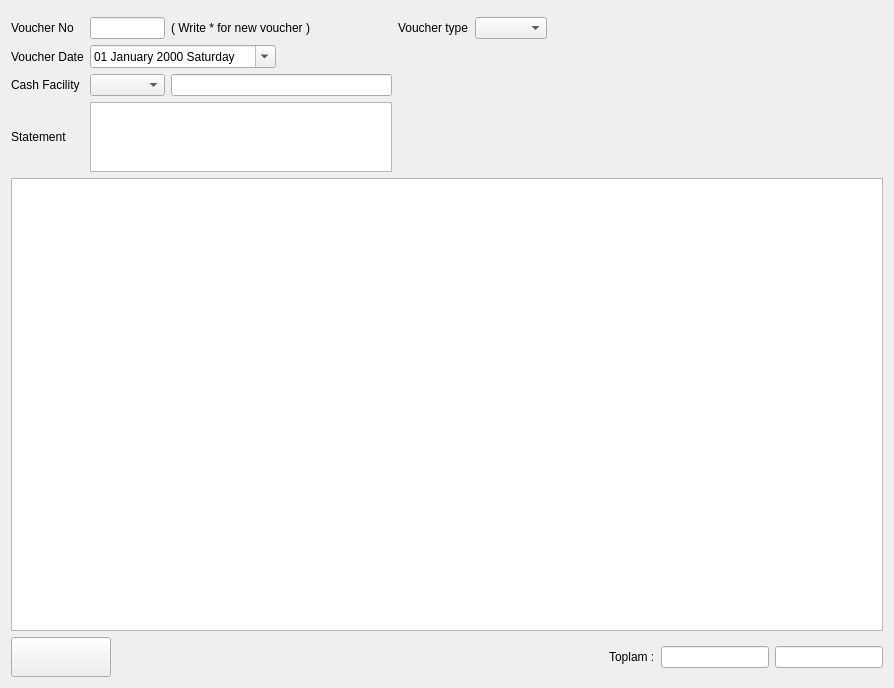
<?xml version="1.0" encoding="UTF-8"?>
<ui version="4.0">
 <class>XYZ_FISI</class>
 <widget class="QDialog" name="XYZ_FISI">
  <property name="geometry">
   <rect>
    <x>0</x>
    <y>0</y>
    <width>894</width>
    <height>688</height>
   </rect>
  </property>
  <property name="sizePolicy">
   <sizepolicy hsizetype="Expanding" vsizetype="Expanding">
    <horstretch>5</horstretch>
    <verstretch>0</verstretch>
   </sizepolicy>
  </property>
  <property name="windowTitle">
   <string>Dialog</string>
  </property>
  <layout class="QGridLayout" name="gridLayout_3" rowstretch="20,80,10">
   <property name="sizeConstraint">
    <enum>QLayout::SetNoConstraint</enum>
   </property>
   <item row="0" column="0">
    <layout class="QGridLayout" name="gridLayout" rowstretch="10,10,10,10,15" columnstretch="1,5,7,10,1,5,30">
     <item row="0" column="0" colspan="7">
      <widget class="QWidget" name="kernel_buttons_widget" native="true">
       <property name="sizePolicy">
        <sizepolicy hsizetype="Expanding" vsizetype="Fixed">
         <horstretch>0</horstretch>
         <verstretch>0</verstretch>
        </sizepolicy>
       </property>
      </widget>
     </item>
     <item row="1" column="0">
      <widget class="QLabel" name="label">
       <property name="text">
        <string>Voucher No</string>
       </property>
      </widget>
     </item>
     <item row="1" column="1">
      <widget class="QLineEdit" name="lineEdit_fis_no"/>
     </item>
     <item row="1" column="2" colspan="2">
      <widget class="QLabel" name="label_7">
       <property name="sizePolicy">
        <sizepolicy hsizetype="Expanding" vsizetype="Fixed">
         <horstretch>0</horstretch>
         <verstretch>0</verstretch>
        </sizepolicy>
       </property>
       <property name="text">
        <string>( Write * for new voucher )</string>
       </property>
      </widget>
     </item>
     <item row="1" column="4">
      <widget class="QLabel" name="label_2">
       <property name="text">
        <string>Voucher type</string>
       </property>
      </widget>
     </item>
     <item row="1" column="5">
      <widget class="QComboBox" name="comboBox_fis_turu"/>
     </item>
     <item row="1" column="6">
      <spacer name="horizontalSpacer_2">
       <property name="orientation">
        <enum>Qt::Horizontal</enum>
       </property>
       <property name="sizeHint" stdset="0">
        <size>
         <width>40</width>
         <height>20</height>
        </size>
       </property>
      </spacer>
     </item>
     <item row="2" column="0">
      <widget class="QLabel" name="label_6">
       <property name="text">
        <string>Voucher Date</string>
       </property>
      </widget>
     </item>
     <item row="2" column="1" colspan="2">
      <widget class="QDateEdit" name="dateEdit_fis_tarihi">
       <property name="displayFormat">
        <string>dd MMMM yyyy dddd</string>
       </property>
       <property name="calendarPopup">
        <bool>true</bool>
       </property>
      </widget>
     </item>
     <item row="3" column="0">
      <widget class="QLabel" name="label_5">
       <property name="text">
        <string>Cash Facility</string>
       </property>
      </widget>
     </item>
     <item row="3" column="1">
      <widget class="QComboBox" name="comboBox_kasa_hesap_kodu"/>
     </item>
     <item row="3" column="2" colspan="2">
      <widget class="QLineEdit" name="lineEdit_kasa_hesap_ismi"/>
     </item>
     <item row="4" column="0">
      <widget class="QLabel" name="label_4">
       <property name="text">
        <string>Statement</string>
       </property>
      </widget>
     </item>
     <item row="4" column="1" colspan="3">
      <widget class="QTextEdit" name="textEdit_aciklama"/>
     </item>
    </layout>
   </item>
   <item row="1" column="0">
    <widget class="QTableWidget" name="tableWidget_fis_satirlari"/>
   </item>
   <item row="2" column="0">
    <layout class="QGridLayout" name="gridLayout_2">
     <item row="0" column="0">
      <widget class="QPushButton" name="button_yazdir">
       <property name="sizePolicy">
        <sizepolicy hsizetype="Fixed" vsizetype="Fixed">
         <horstretch>0</horstretch>
         <verstretch>0</verstretch>
        </sizepolicy>
       </property>
       <property name="minimumSize">
        <size>
         <width>100</width>
         <height>40</height>
        </size>
       </property>
       <property name="maximumSize">
        <size>
         <width>100</width>
         <height>40</height>
        </size>
       </property>
       <property name="text">
        <string/>
       </property>
       <property name="icon">
        <iconset>
         <normaloff>:/icons/yazdir_ikonu.png</normaloff>:/icons/yazdir_ikonu.png</iconset>
       </property>
       <property name="iconSize">
        <size>
         <width>32</width>
         <height>32</height>
        </size>
       </property>
       <property name="autoDefault">
        <bool>false</bool>
       </property>
      </widget>
     </item>
     <item row="0" column="2">
      <widget class="QLabel" name="label_8">
       <property name="text">
        <string>Toplam :</string>
       </property>
      </widget>
     </item>
     <item row="0" column="3">
      <widget class="QCommaEdit" name="commaedit_toplam_borc">
       <property name="sizePolicy">
        <sizepolicy hsizetype="Fixed" vsizetype="Fixed">
         <horstretch>0</horstretch>
         <verstretch>0</verstretch>
        </sizepolicy>
       </property>
       <property name="whatsThis">
        <string>Sayilari formatina(Or:1,000,234.50) donusturur. </string>
       </property>
       <property name="readOnly">
        <bool>true</bool>
       </property>
       <property name="QCommaEdit" stdset="0">
        <rect>
         <x>0</x>
         <y>0</y>
         <width>100</width>
         <height>100</height>
        </rect>
       </property>
      </widget>
     </item>
     <item row="0" column="4">
      <widget class="QCommaEdit" name="commaedit_toplam_alacak">
       <property name="sizePolicy">
        <sizepolicy hsizetype="Fixed" vsizetype="Fixed">
         <horstretch>0</horstretch>
         <verstretch>0</verstretch>
        </sizepolicy>
       </property>
       <property name="whatsThis">
        <string>Sayilari formatina(Or:1,000,234.50) donusturur. </string>
       </property>
       <property name="readOnly">
        <bool>true</bool>
       </property>
       <property name="QCommaEdit" stdset="0">
        <rect>
         <x>0</x>
         <y>0</y>
         <width>100</width>
         <height>100</height>
        </rect>
       </property>
      </widget>
     </item>
     <item row="0" column="1">
      <spacer name="horizontalSpacer">
       <property name="orientation">
        <enum>Qt::Horizontal</enum>
       </property>
       <property name="sizeHint" stdset="0">
        <size>
         <width>40</width>
         <height>20</height>
        </size>
       </property>
      </spacer>
     </item>
    </layout>
   </item>
  </layout>
 </widget>
 <customwidgets>
  <customwidget>
   <class>QCommaEdit</class>
   <extends>QLineEdit</extends>
   <header>QCommaEdit.h</header>
  </customwidget>
 </customwidgets>
 <tabstops>
  <tabstop>lineEdit_fis_no</tabstop>
  <tabstop>comboBox_fis_turu</tabstop>
  <tabstop>dateEdit_fis_tarihi</tabstop>
  <tabstop>comboBox_kasa_hesap_kodu</tabstop>
  <tabstop>lineEdit_kasa_hesap_ismi</tabstop>
  <tabstop>textEdit_aciklama</tabstop>
  <tabstop>button_yazdir</tabstop>
  <tabstop>commaedit_toplam_borc</tabstop>
  <tabstop>commaedit_toplam_alacak</tabstop>
 </tabstops>
 <resources/>
 <connections/>
</ui>
